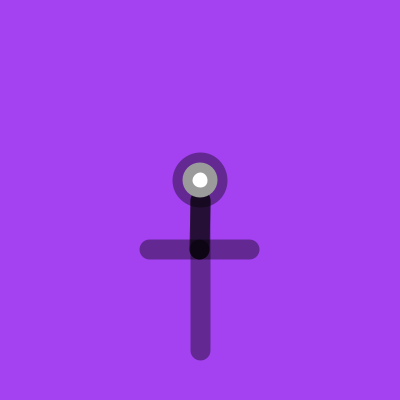
Frame 1 (no input)
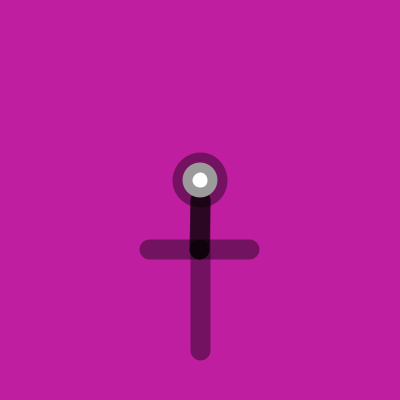
Frame 60 (the mouse pressed at the canvas centre just before this capture)
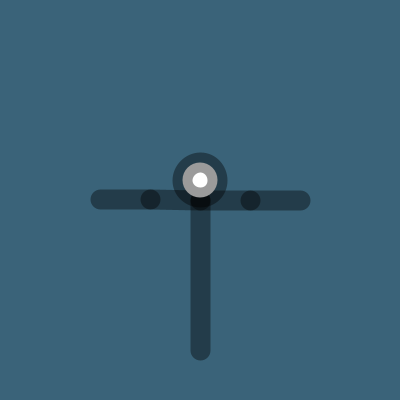
Frame 120 (the mouse held since frame 60 and released just before this capture)

The Processing sketch that drew these frames (run headless with seeded random() and noise(); from frame 60 on, the mouse is pressed at the canvas centre):

// Processing sketch: processing_9364
// ── processing_9364.pde

/**
 * Arm. 
 * 
 * The angle of each segment is controlled with the mouseX and
 * mouseY position. The transformations applied to the first segment
 * are also applied to the second segment because they are inside
 * the same pushMatrix() and popMatrix() group.
*/

float x = 200;
float y = 200;
float angle1 = 0.0;
float angle2 = 0.0;
float angle3 = 0.0;
float angle4 = 0.0;
float segLength = 50;

void setup() {
  size(400, 400);
  smooth(); 
  strokeWeight(20.0);
  stroke(0, 100);
}

void draw() {
  float r1 = random(0, 255);
  float r2 = random(0, 255);
  float r3 = random(0, 255);
  background(r1, r2, r3);
  
  angle1 = (mouseX/float(width) - 0.5) * -PI;
  angle2 = (mouseY/float(height) - 0.5) * PI;
  angle3 = (mouseX/float(width) + 0.5) * -PI;
  angle4 = (-mouseY/float(height) + 0.5) * PI;
  
  pushMatrix();
  segment(x, y, angle1); 
  segment(segLength, 0, angle2);
  popMatrix();

  pushMatrix();
  segment1(x, y, angle3);
  segment(segLength, 0, angle4);
  popMatrix();
  
  pushMatrix();
  segment2(x, y);
  popMatrix();
  
  pushMatrix();
  head(x, y - 20);
  popMatrix();
}

void segment(float x, float y, float a) {
  translate(x, y);
  rotate(a);
  line(0, 0, segLength, 0);
}
void segment1(float x, float y, float a) {
  translate(x, y);
  rotate(-a);
  line(0, 0, segLength, 0);
}
void segment2(float x, float y) {
  translate(x, y);
  line(0, 0, 0, segLength+100);
}

void head(float x, float y)
{
  translate(x, y);
  ellipse(0, 0, 35, 35);
}
